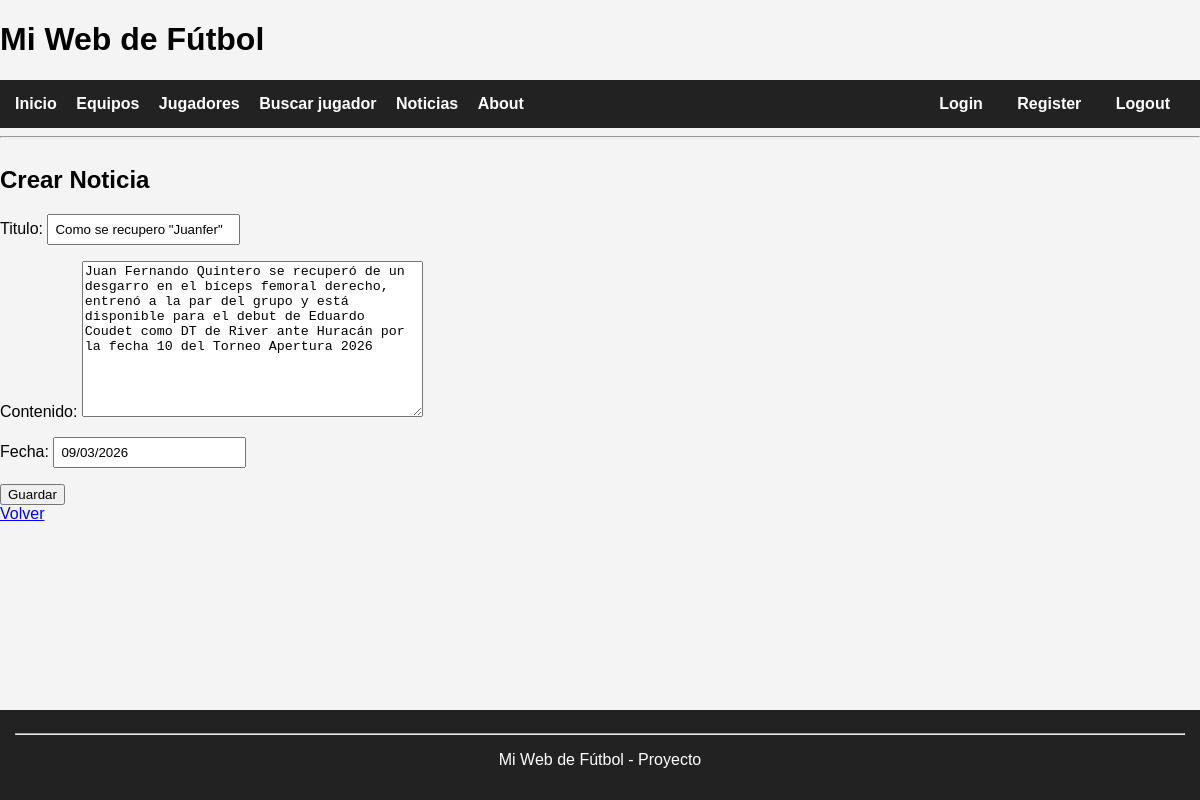
/noticias/editar/1/, run on the app's committed database.
### futbol/models.py (models this page shows, shortened)
class Noticia(models.Model):
    titulo = models.CharField(max_length=200)
    contenido = models.TextField()
    fecha = models.DateField()
    class Meta:
        verbose_name = "Noticia"
        verbose_name_plural = "Noticias"

### futbol/views.py (the view)
# urls.py: path('noticias/editar/<int:id>/', views.editar_noticia, name='editar_noticia'),
def editar_noticia(request, id):
    noticia = get_object_or_404(Noticia, id=id)
    if request.method == 'POST':
        form = NoticiaForm(request.POST, instance=noticia)
        if form.is_valid():
            form.save()
            return redirect('noticias')
    else:
        form = NoticiaForm(instance=noticia)
    return render(request, 'futbol/crear_noticia.html', {'form': form})

### futbol/forms.py
class NoticiaForm(forms.ModelForm):
    class Meta:
        model = Noticia
        fields = '__all__'

### futbol/templates/futbol/crear_noticia.html (shortened to what this page needs)
{% extends 'futbol/base.html' %}
{% block content %}
<h2>Crear Noticia</h2>
<form method="post">
    {{ form.as_p }}
    <button type="submit">Guardar</button>
</form>
<a href="{% url 'noticias' %}">Volver</a>
{% endblock %}

### futbol/templates/futbol/base.html (style rules this page uses)
body { font-family: Arial; margin:0; background:#f4f4f4; min-height:100vh; display:flex; flex-direction:column; }
input { padding:6px; margin-right:5px; }

### data on the page
Noticia: titulo "Como se recupero \"Juanfer\"", contenido "Juan Fernando Quintero se recuperó de un desgarro en el bíceps femoral derecho, entrenó a la par del grupo y está disponible para el debut de Eduardo Coudet como DT de River ante Huracán por la fecha 10 del Torneo Apertura 2026", fecha "09/03/2026"
